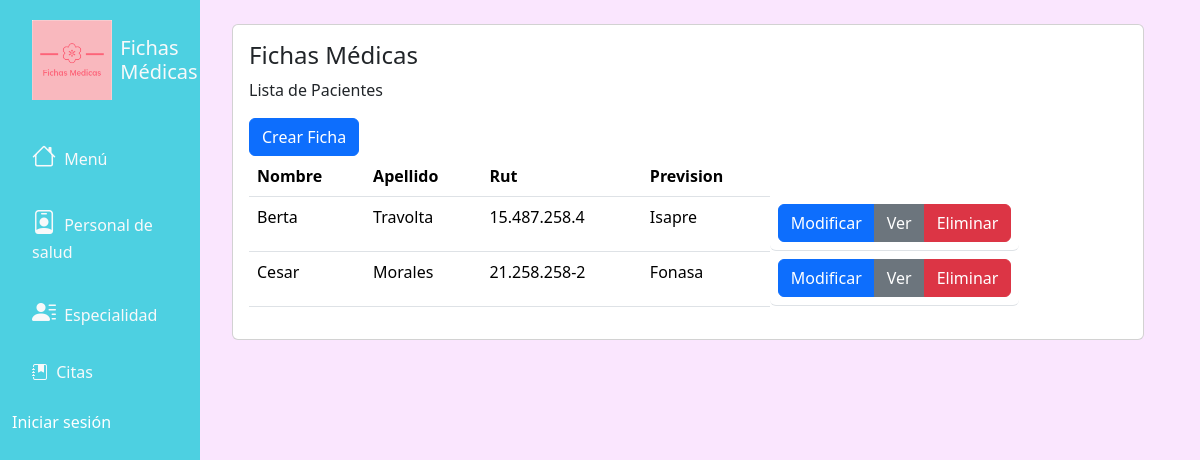
The app's page /fichas/ with its own data.
### fichasapp/models.py (models this page shows, shortened)
class Ficha(models.Model):
    PREVISION = (('Fonasa', 'Fonasa'),
                 ('Isapre', 'Isapre'),
                 )
    SEXO = (('Masculino', 'Masculino'),
            ('Femenino', 'Femenino'),
            ('Intersexual', 'Intersexual'),
            )
    ISAPRE = (('Colmena', 'Colmena'),
              ('CruzBlanca', 'CruzBlanca'),
              ('Consalud', 'Consalud'),
              ('MasVda', 'MasVda'),
              ('BanMedica', 'BanMedica'),
              )
    rut = models.CharField(max_length=13)
    nombre = models.CharField(max_length=50)
    apellido = models.CharField(max_length=50)
    fecha_nacimiento = models.DateTimeField()
    prevision_salud = models.CharField(max_length=200, null=True, choices=PREVISION)
    tipo_isapre = models.CharField(max_length=200, null=True, choices=ISAPRE)
    domicilio = models.CharField(max_length=100)
    sexo = models.CharField(max_length=200, null=True, choices=SEXO)

### fichasapp/views.py (the view)
# urls.py: path('fichas/', views.fichas, name='fichas'),
def fichas(request):
    fichas = Ficha.objects.all()
    context = {
        'fichas': fichas,
    }
    return render(request, 'fichas/fichas.html', context)

### templates/fichas/fichas.html
{% extends 'base.html' %}
{% block content %}
<div class="page-content page-container" id="page-content">
    <div class="padding">
        <div class="row container d-flex justify-content-center">
        <div class="col-lg-12 grid-margin stretch-card">
              <div class="card">
                <div class="card-body">
                  <h4 class="card-title">Fichas Médicas</h4>
                  <p class="card-description">
                    Lista de Pacientes
                  </p>
                  <div class="table-responsive">
                    <a name="" id="" class="btn btn-primary" href="{% url 'crear_ficha' %}" role="button">Crear Ficha</a>
                    <table class="table">
                      <thead>
                        <tr>
                          <th>Nombre</th>
                          <th>Apellido</th>
                          <th>Rut</th>
                          <th>Prevision</th>
                        </tr>
                      </thead>
                      <tbody>
                        {% for ficha in fichas %}
                        <tr>
                          <td>{{ ficha.nombre }}</td>
                          <td>{{ ficha.apellido }}</td>
                          <td>{{ ficha.rut }}</td>
                          <td>{{ ficha.prevision_salud }}</td>
                          <td class="btn-group" role="group" aria-label="Basic mixed styles example">
                            <a name="" id="" class="btn btn-primary" href="{% url 'modificar_ficha' ficha.id %}" role="button">Modificar</a>
                            <a name="" id="" class="btn btn-secondary" href="{% url 'mostrar_ficha' ficha.id %}" role="button">Ver</a>
                            <a name="" id="" class="btn btn-danger" href="{% url 'eliminar_ficha' ficha.id %}" role="button">Eliminar</a>
                          </td>
                        </tr>
                        {% endfor %}
                      </tbody>
                    </table>
                  </div>
                </div>
              </div>
            </div>
            </div>
              </div>
            </div>
{% endblock content %}

### static/css/main.css (style rules this page uses)
body { font-family: 'Segoe UI', Tahoma, Geneva, Verdana, sans-serif; background-color: #fae6fe ; }

### records on screen
Ficha: nombre "Berta", apellido "Travolta", rut "15.487.258.4", prevision_salud "Isapre"
Ficha: nombre "Cesar", apellido "Morales", rut "21.258.258-2", prevision_salud "Fonasa"
